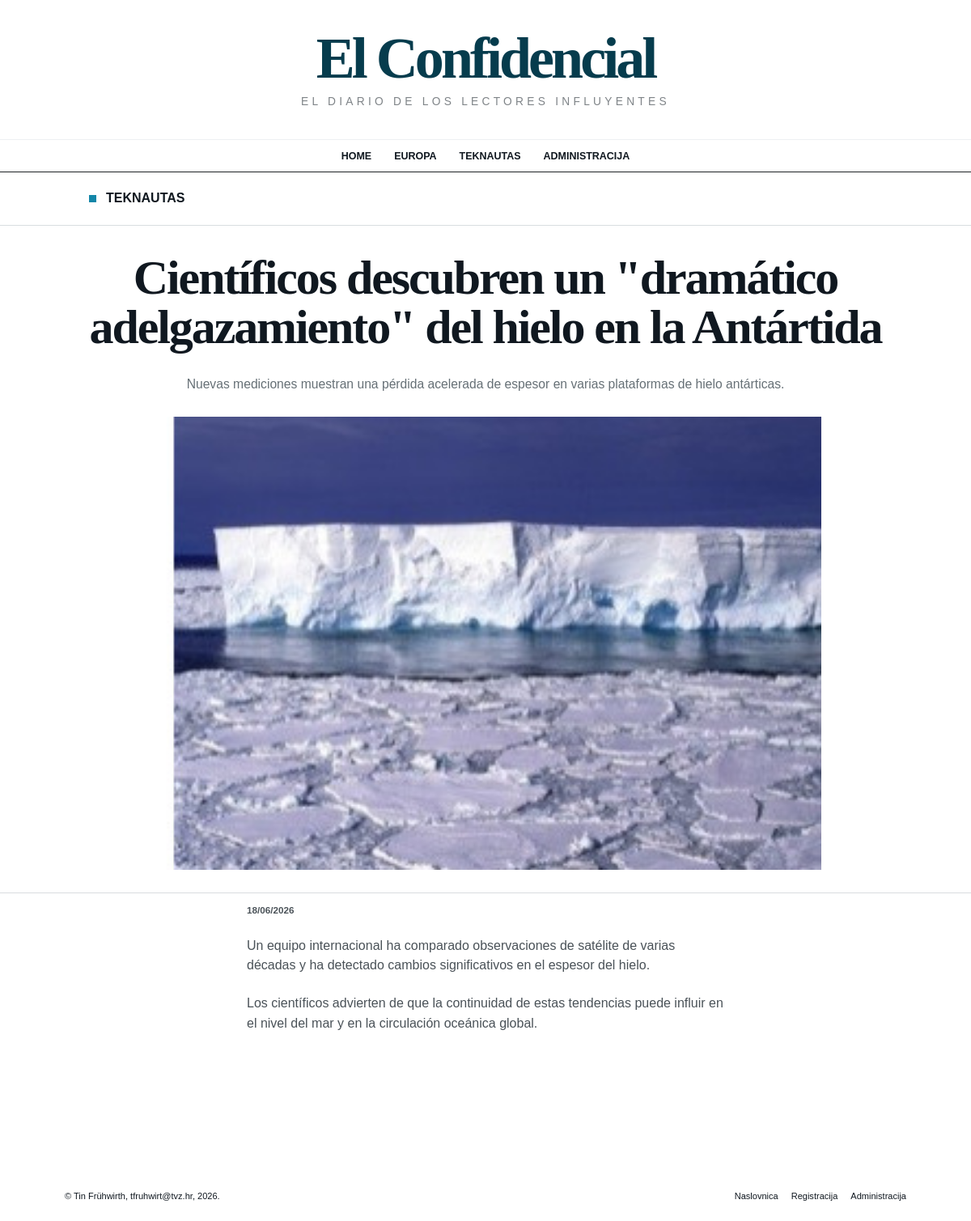
/clanak.php?id=4, run on the app's committed database.
### tables this page shows
CREATE TABLE vijesti (
  id INT UNSIGNED NOT NULL AUTO_INCREMENT,
  datum DATETIME NOT NULL DEFAULT CURRENT_TIMESTAMP,
  naslov VARCHAR(180) NOT NULL,
  sazetak VARCHAR(500) NOT NULL,
  tekst TEXT NOT NULL,
  slika VARCHAR(255) NOT NULL,
  kategorija VARCHAR(32) NOT NULL,
  arhiva TINYINT(1) NOT NULL DEFAULT 0,
  PRIMARY KEY (id),
  INDEX idx_kategorija_arhiva_datum (kategorija, arhiva, datum)
);

### config/connect.php (called while the page is built, shortened)
<?php
function db(): mysqli
{
    $connection = new mysqli(DB_HOST, DB_USER, DB_PASS, DB_NAME);
    $connection->set_charset('utf8mb4');
    return $connection;
}

### includes/functions.php (called while the page is built, shortened)
<?php
function e(?string $value): string
{
    return htmlspecialchars($value ?? '', ENT_QUOTES | ENT_SUBSTITUTE, 'UTF-8');
}
function categories(): array
{
    return [
        'europa' => 'Europa',
        'teknautas' => 'Teknautas',
    ];
}
function category_label(string $slug): string
{
    return categories()[$slug] ?? ucfirst($slug);
}
function image_url(string $filename): string
{
    if (str_starts_with($filename, 'seed:')) {
        return 'img/' . substr($filename, 5);
    }
    return UPLOAD_URL . rawurlencode($filename);
}
function format_date(string $date): string
{
    $timestamp = strtotime($date);
    return $timestamp ? date('d/m/Y', $timestamp) : $date;
}

### clanak.php (the view, shortened to what this page needs)
<?php
$id = filter_input(INPUT_GET, 'id', FILTER_VALIDATE_INT);
$article = null;
if ($id) {
    try {
        $stmt = db()->prepare('SELECT id, datum, naslov, sazetak, tekst, slika, kategorija, arhiva FROM vijesti WHERE id = ? LIMIT 1');
        $stmt->bind_param('i', $id);
        $stmt->execute();
        $article = $stmt->get_result()->fetch_assoc();
    } catch (Throwable $exception) {
        $article = null;
    }
}
require __DIR__ . '/includes/header.php';
?>
<div class="category-strip">
    <div class="container"><a class="category-label" href="kategorija.php?id=<?= e((string)$article['kategorija']) ?>"><?= e(category_label((string)$article['kategorija'])) ?></a></div>
</div>
<article class="article-page">
    <header class="article-header">
        <h1 class="article-title"><?= e((string)$article['naslov']) ?></h1>
        <p class="article-lead"><?= e((string)$article['sazetak']) ?></p>
    </header>
    <figure class="hero-image">
        <img src="<?= e(image_url((string)$article['slika'])) ?>" alt="Glavna slika članka: <?= e((string)$article['naslov']) ?>">
    </figure>
    <div class="article-body-wrap">
        <div class="article-body">
            <p class="article-meta"><?= e(format_date((string)$article['datum'])) ?></p>
            <?php foreach (preg_split('/\R{2,}/', trim((string)$article['tekst'])) as $paragraph): ?>
                <p><?= nl2br(e($paragraph)) ?></p>
            <?php endforeach; ?>
        </div>
    </div>
</article>
<?php require __DIR__ . '/includes/footer.php'; ?>

### style.css (style rules this page uses)
:root { --ink: #101820; --muted: #777; --line: #d9dde0; --brand: #063c4d; --europa: #b9793a; --teknautas: #6a28d9; --accent: #1386a8; --danger: #a51d2d; --success: #187248; --paper: #fff; --soft: #f5f6f7; }
* { box-sizing: border-box; }
html { scroll-behavior: smooth; }
body { margin: 0; background: var(--paper); color: var(--ink); font-family: Arial, Helvetica, sans-serif; line-height: 1.55; }
a { color: inherit; text-decoration: none; }
img { display: block; max-width: 100%; }
.container { width: min(980px, calc(100% - 32px)); margin: 0 auto; }
.category-strip { border-bottom: 1px solid var(--line); padding: 20px 0; }
.category-label { display: inline-flex; align-items: center; gap: 12px; font-weight: 800; text-transform: uppercase; }
.category-label::before { content: ""; width: 9px; height: 9px; background: var(--accent); }
.article-page { padding: 34px 0 72px; }
.article-header { width: min(1060px, calc(100% - 32px)); margin: 0 auto; text-align: center; }
.article-title { max-width: 1000px; margin: 0 auto; font: 700 clamp(2.2rem, 5vw, 4rem)/1.02 Georgia, "Times New Roman", serif; letter-spacing: -.035em; }
.article-lead { max-width: 760px; margin: 28px auto 30px; color: #667076; font-size: .98rem; line-height: 1.4; }
.hero-image { width: min(830px, calc(100% - 32px)); margin: 0 auto 28px; }
.hero-image img { width: 100%; max-height: 560px; object-fit: cover; }
.article-body-wrap { border-top: 1px solid var(--line); }
.article-body { width: min(590px, calc(100% - 32px)); margin: 0 auto; padding-top: 12px; }
.article-meta { margin: 0 0 22px; font-size: .73rem; font-weight: 800; }
.article-body p { margin: 0 0 22px; color: #4a5258; }

### data on the page
vijesti: kategorija "TEKNAUTAS", naslov "Científicos descubren un \"dramático adelgazamiento\" del hielo en la Antártida", sazetak "Nuevas mediciones muestran una pérdida acelerada de espesor en varias plataformas de hielo antárticas.", datum "18/06/2026", tekst "Un equipo internacional ha comparado observaciones de satélite de varias décadas y ha detectado cambios significativos en el espesor del hielo.", tekst "Los científicos advierten de que la continuidad de estas tendencias puede influir en el nivel del mar y en la circulación oceánica global."
